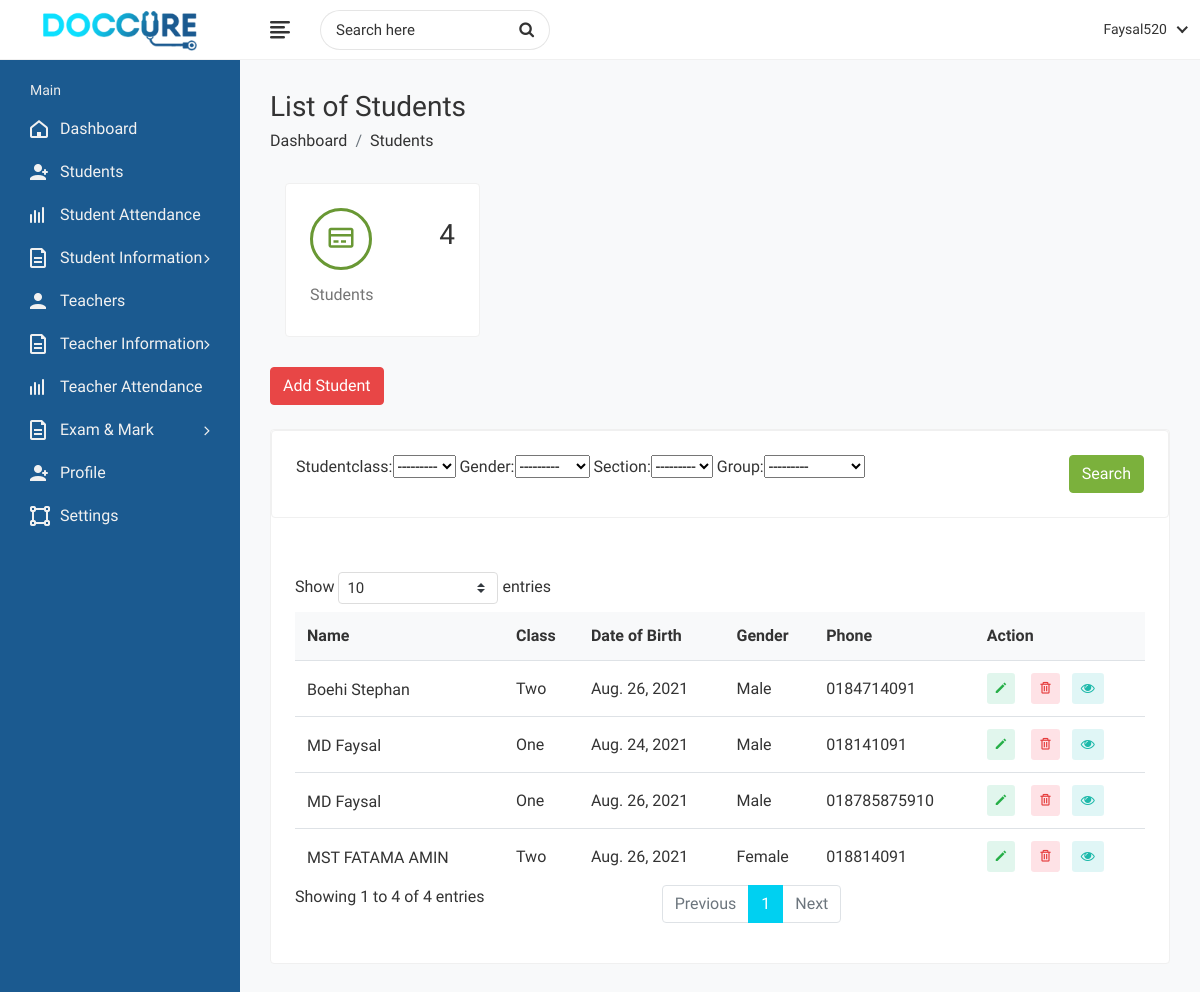
The app's page /students (signed in) with its own data.
### student/models.py (models this page shows, shortened)
class Class(models.Model):
    studentclass = models.CharField(max_length=200)
    def __str__(self):
        return self.studentclass

class Gender(models.Model):
    gender = models.CharField(max_length=200)
    def __str__(self):
        return self.gender

class Section(models.Model):
    section = models.CharField(max_length=200)
    def __str__(self):
        return self.section

class Group(models.Model):
    group = models.CharField(max_length=200)
    def __str__(self):
        return self.group

class Student(models.Model):
    name = models.CharField(max_length=200)
    roll = models.IntegerField(null=True, blank=True)
    register_no = models.CharField(max_length=100)
    date_of_birth = models.DateField(default=now)
    gender = models.ForeignKey(Gender, on_delete=models.CASCADE)
    studentclass = models.ForeignKey(Class, on_delete=models.CASCADE)
    section = models.ForeignKey(Section, on_delete=models.CASCADE)
    group = models.ForeignKey(Group, on_delete=models.CASCADE)
    blood = models.ForeignKey(Blood, on_delete=models.CASCADE)
    Religion = models.CharField(blank=True, max_length=50)
    email = models.EmailField(blank=True)
    phone = models.CharField(max_length=15, blank=True)
    student_image = models.ImageField(upload_to='student/', null=True, blank=True)
    address = models.CharField(max_length=100, blank=True)
    state = models.CharField(max_length=100, blank=True)
    country = models.CharField(max_length=100, blank=True)

### student/views.py (the view)
# urls.py: path('students', views.Students, name='students'),
@login_required
def Students(request):
    students = Student.objects.all()
    student_count = students.count()
    studentFilter = StudentFilter(request.GET, queryset=students)
    students = studentFilter.qs
    context = {'student': students, 'student_count': student_count, 'studentFilter': studentFilter}
    return render(request, 'student/students_list.html', context)

### student/templates/student/students_list.html (shortened to what this page needs)
{% extends 'base.html' %}
{% load static %}
{% block content %}
<div class="content container-fluid">
					<div class="page-header">
						<div class="row">
							<div class="col-sm-12">
								<h3 class="page-title">List of Students</h3>
								<ul class="breadcrumb">
									<li class="breadcrumb-item"><a href="/">Dashboard</a></li>
									<li class="breadcrumb-item"><a href="javascript:(0);">Students</a></li>
								</ul>
							</div>
						</div>
					</div>
	                    <div class="col-xl-3 col-sm-6 col-12">
							<div class="card">
								<div class="card-body">
									<div class="dash-widget-header">
										<span class="dash-widget-icon text-success">
											<i class="fe fe-credit-card"></i>
										</span>
										<div class="dash-count">
											<h3>{{ student_count }}</h3>
										</div>
									</div>
									<div class="dash-widget-info">
										<h6 class="text-muted">Students</h6>
									</div>
								</div>
							</div>
						</div>
	               <a class="btn btn-danger mb-4" href="{% url 'person_add' %}">Add Student</a>
					<div class="row">
						<div class="col-sm-12">
							<div class="card">
								<div class="row">
									<div class="col">
										<div class="card card-body">
											<form method="get">
											   {{studentFilter.form}}
											   <button class="btn btn-success float-right" type="submit">Search</button>
											</form>
										</div>
									</div>
								</div>
								<div class="card-body">
									<div class="table-responsive">
										<div class="table-responsive">
										<table class="datatable table table-hover table-center mb-0">
											<thead>
												<tr>
													<th>Name</th>
													<th>Class</th>
													<th>Date of Birth</th>
													<th>Gender</th>
													<th>Phone</th>
													<th>Action</th>
												</tr>
											</thead>
											<tbody>
                                               {% for Student in student %}
											    <tr>
													<td>
														<h2 class="table-avatar">
															<a href="#">{{Student.name}} </a>
														</h2>
													</td>
													<td>{{Student.studentclass}}</td>
													<td>{{Student.date_of_birth}}</td>
													<td>{{Student.gender}}</td>
													<td>{{Student.phone}}</td>
													<td>
														<a class="btn btn-sm bg-success-light mr-2" href="{% url 'person_change' Student.pk %}"><i class="fe fe-pencil"></i></a>&nbsp;
														<a class="btn btn-sm bg-danger-light" href="{% url 'deletestudent' Student.id %}"> <i class="fe fe-trash"></i></a> &nbsp;
														<a class="btn btn-sm bg-info-light" href="{% url 'student_profile' Student.id %}"><i class="fa fa-eye"></i></a>
													</td>
												</tr>
                                                {% endfor %}
											</tbody>
										</table>
									</div>
									</div>
								</div>
							</div>
						</div>
					</div>
                 </div>
{% endblock %}

### templates/base.html (shortened to what this page needs)
<!DOCTYPE html>
{% load static %}
<html lang="en">
<head>
        <link rel="stylesheet" href="{% static 'css/bootstrap.min.css' %}">
        <link rel="stylesheet" href="{% static 'css/font-awesome.min.css' %}">
        <link rel="stylesheet" href="{% static 'css/feathericon.min.css' %}">
		<link rel="stylesheet" href="{% static 'plugins/morris/morris.css' %}">
        <link rel="stylesheet" href="{% static 'css/style.css' %}">
    </head>
    <body>
        <div class="main-wrapper">
            <div class="header">
                <div class="header-left">
                    <a href="index.html" class="logo">
						<img src="/media/logo.png" alt="Logo">
					</a>
                </div>
				<a href="javascript:void(0);" id="toggle_btn">
					<i class="fe fe-text-align-left"></i>
				</a>
				<div class="top-nav-search">
					<form>
						<input type="text" class="form-control" placeholder="Search here">
						<button class="btn" type="submit"><i class="fa fa-search"></i></button>
					</form>
				</div>
				<ul class="nav user-menu">
					<li class="nav-item dropdown has-arrow">
						<a href="#" class="dropdown-toggle nav-link" data-toggle="dropdown">
							<span class="user-img">{{user.username}}</span>
						</a>
					</li>
				</ul>
            </div>
            <div class="sidebar" id="sidebar">
                <div class="sidebar-inner slimscroll">
					<div id="sidebar-menu" class="sidebar-menu">
						<ul>
							<li class="menu-title">
								<span>Main</span>
							</li>
							<li>
								<a href="/"><i class="fe fe-home"></i> <span>Dashboard</span></a>
							</li>
							<li>
								<a href="{% url 'students' %}"><i class="fe fe-user-plus"></i> <span>Students</span></a>
							</li>
							<li>
								<a href="#"><i class="fe fe-activity"></i> <span>Student Attendance </span> </a>
							</li>
							<li class="submenu">
								<a href="#"><i class="fe fe-document"></i> <span>Student Information</span> <span class="menu-arrow"></span></a>
							</li>
							<li>
								<a href="{% url 'teachers' %}"><i class="fe fe-user"></i> <span>Teachers</span></a>
							</li>
							<li class="submenu">
								<a href="#"><i class="fe fe-document"></i> <span>Teacher Information</span> <span class="menu-arrow"></span></a>
							</li>
							<li>
								<a href="#"><i class="fe fe-activity"></i> <span>Teacher Attendance </span> </a>
							</li>
							<li class="submenu">
								<a href="#"><i class="fe fe-document"></i> <span>Exam & Mark</span> <span class="menu-arrow"></span></a>
							</li>
							<li>
								<a href="profile.html"><i class="fe fe-user-plus"></i> <span>Profile</span></a>
							</li>
							<li>
								<a href="settings.html"><i class="fe fe-vector"></i> <span>Settings</span></a>
							</li>
						</ul>
					</div>
                </div>
            </div>
            <div class="page-wrapper">
                {% block content %}
                {% endblock %}
			</div>
        </div>
    </body>
</html>

### records on screen
Class: studentclass "---------"
Gender: gender "---------"
Section: section "---------"
Group: group "---------"
Student: name "MD Faysal", studentclass "One", date_of_birth "Aug. 24, 2021", gender "Male", phone "018141091"
Student: name "Boehi Stephan", studentclass "Two", date_of_birth "Aug. 26, 2021", gender "Male", phone "0184714091"
Student: name "MST FATAMA AMIN", studentclass "Two", date_of_birth "Aug. 26, 2021", gender "Female", phone "018814091"
Student: name "MD Faysal", studentclass "One", date_of_birth "Aug. 26, 2021", gender "Male", phone "018785875910"

### other values on screen
{{ user.username }} "Faysal520"
{{ student_count }} "4"
